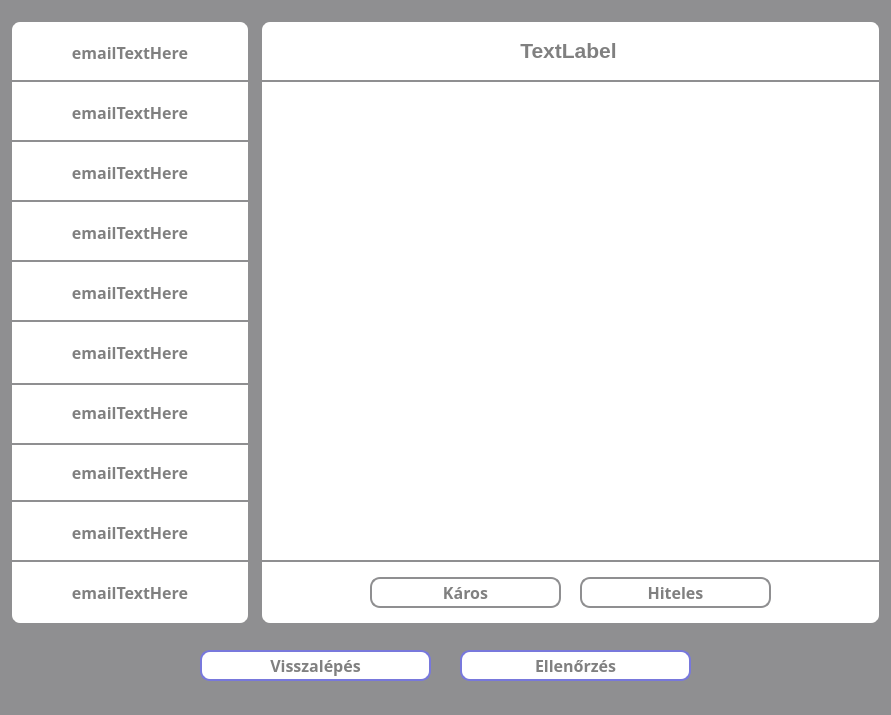
<?xml version="1.0" encoding="UTF-8"?>
<ui version="4.0">
 <class>MainWindow</class>
 <widget class="QMainWindow" name="MainWindow">
  <property name="geometry">
   <rect>
    <x>0</x>
    <y>0</y>
    <width>891</width>
    <height>715</height>
   </rect>
  </property>
  <property name="windowTitle">
   <string>Email Játékmód</string>
  </property>
  <property name="styleSheet">
   <string notr="true">* {
	background-color: #8f8f91;
}</string>
  </property>
  <widget class="QWidget" name="centralwidget">
   <widget class="QWidget" name="widget" native="true">
    <property name="geometry">
     <rect>
      <x>260</x>
      <y>20</y>
      <width>621</width>
      <height>605</height>
     </rect>
    </property>
    <property name="styleSheet">
     <string notr="true">* {
	background-color: white;
	border: 2px solid #8f8f91;
	border-radius: 10px;
	color: white;
	font-size: 16px;
	font-weight: bold;
}
</string>
    </property>
    <widget class="QFrame" name="emailFrame">
     <property name="geometry">
      <rect>
       <x>10</x>
       <y>60</y>
       <width>601</width>
       <height>481</height>
      </rect>
     </property>
     <property name="styleSheet">
      <string notr="true">* {
	border: none;
	border-radius: 0px;
}</string>
     </property>
     <property name="frameShape">
      <enum>QFrame::StyledPanel</enum>
     </property>
     <property name="frameShadow">
      <enum>QFrame::Raised</enum>
     </property>
    </widget>
    <widget class="QPushButton" name="maliciousButton">
     <property name="geometry">
      <rect>
       <x>110</x>
       <y>557</y>
       <width>191</width>
       <height>31</height>
      </rect>
     </property>
     <property name="font">
      <font>
       <family>Corbel</family>
       <pointsize>-1</pointsize>
       <bold>true</bold>
      </font>
     </property>
     <property name="styleSheet">
      <string notr="true">* {
	background-color: white;
	color: grey;
}

*:hover {
	background-color: rgb(120, 120, 220);
	color: white;
}</string>
     </property>
     <property name="text">
      <string>Káros</string>
     </property>
    </widget>
    <widget class="QPushButton" name="genuineButton">
     <property name="geometry">
      <rect>
       <x>320</x>
       <y>557</y>
       <width>191</width>
       <height>31</height>
      </rect>
     </property>
     <property name="font">
      <font>
       <family>Corbel</family>
       <pointsize>-1</pointsize>
       <bold>true</bold>
      </font>
     </property>
     <property name="styleSheet">
      <string notr="true">* {
	background-color: white;
	color: grey;
}

*:hover {
	background-color: rgb(120, 120, 220);
	color: white;
}</string>
     </property>
     <property name="text">
      <string>Hiteles</string>
     </property>
    </widget>
    <widget class="Line" name="horizontalLine1">
     <property name="geometry">
      <rect>
       <x>0</x>
       <y>540</y>
       <width>621</width>
       <height>2</height>
      </rect>
     </property>
     <property name="orientation">
      <enum>Qt::Horizontal</enum>
     </property>
    </widget>
    <widget class="Line" name="horizontalLine2">
     <property name="geometry">
      <rect>
       <x>0</x>
       <y>60</y>
       <width>621</width>
       <height>2</height>
      </rect>
     </property>
     <property name="orientation">
      <enum>Qt::Horizontal</enum>
     </property>
    </widget>
    <widget class="QLabel" name="subjectLabel">
     <property name="geometry">
      <rect>
       <x>8</x>
       <y>5</y>
       <width>601</width>
       <height>51</height>
      </rect>
     </property>
     <property name="styleSheet">
      <string notr="true">* {
	font-size: 16pt;
	color: grey;
	border: None;
}</string>
     </property>
     <property name="text">
      <string>TextLabel</string>
     </property>
     <property name="alignment">
      <set>Qt::AlignCenter</set>
     </property>
    </widget>
   </widget>
   <widget class="QWidget" name="widget_2" native="true">
    <property name="geometry">
     <rect>
      <x>10</x>
      <y>10</y>
      <width>251</width>
      <height>631</height>
     </rect>
    </property>
    <property name="styleSheet">
     <string notr="true">* {
	background-color:  #8f8f91;
	border: 2px solid #8f8f91;
	border-radius: 10px;
	color: white;
	font-size: 16px;
	font-weight: bold;
}</string>
    </property>
    <widget class="QPushButton" name="email1Button">
     <property name="geometry">
      <rect>
       <x>0</x>
       <y>10</y>
       <width>240</width>
       <height>65</height>
      </rect>
     </property>
     <property name="font">
      <font>
       <family>Corbel</family>
       <pointsize>-1</pointsize>
       <bold>true</bold>
      </font>
     </property>
     <property name="styleSheet">
      <string notr="true">* {
	background-color: white;
	border-radius: 0px;
	border-top-left-radius: 10px;
	border-top-right-radius: 10px;
	color: grey;
}

*:hover {
	background-color: rgb(120, 120, 220);
	color: white;
}</string>
     </property>
     <property name="text">
      <string>emailTextHere</string>
     </property>
    </widget>
    <widget class="QPushButton" name="email2Button">
     <property name="geometry">
      <rect>
       <x>0</x>
       <y>70</y>
       <width>240</width>
       <height>65</height>
      </rect>
     </property>
     <property name="font">
      <font>
       <family>Corbel</family>
       <pointsize>-1</pointsize>
       <bold>true</bold>
      </font>
     </property>
     <property name="styleSheet">
      <string notr="true">* {
	background-color: white;
	border-radius: 0px;
	color: grey;
}

*:hover {
	background-color: rgb(120, 120, 220);
	color: white;
}</string>
     </property>
     <property name="text">
      <string>emailTextHere</string>
     </property>
    </widget>
    <widget class="QPushButton" name="email3Button">
     <property name="geometry">
      <rect>
       <x>0</x>
       <y>130</y>
       <width>240</width>
       <height>65</height>
      </rect>
     </property>
     <property name="font">
      <font>
       <family>Corbel</family>
       <pointsize>-1</pointsize>
       <bold>true</bold>
      </font>
     </property>
     <property name="styleSheet">
      <string notr="true">* {
	background-color: white;
	border-radius: 0px;
	color: grey;
}

*:hover {
	background-color: rgb(120, 120, 220);
	color: white;
}</string>
     </property>
     <property name="text">
      <string>emailTextHere</string>
     </property>
    </widget>
    <widget class="QPushButton" name="email4Button">
     <property name="geometry">
      <rect>
       <x>0</x>
       <y>190</y>
       <width>240</width>
       <height>65</height>
      </rect>
     </property>
     <property name="font">
      <font>
       <family>Corbel</family>
       <pointsize>-1</pointsize>
       <bold>true</bold>
      </font>
     </property>
     <property name="styleSheet">
      <string notr="true">* {
	background-color: white;
	border-radius: 0px;
	color: grey;
}

*:hover {
	background-color: rgb(120, 120, 220);
	color: white;
}</string>
     </property>
     <property name="text">
      <string>emailTextHere</string>
     </property>
    </widget>
    <widget class="QPushButton" name="email5Button">
     <property name="geometry">
      <rect>
       <x>0</x>
       <y>250</y>
       <width>240</width>
       <height>65</height>
      </rect>
     </property>
     <property name="font">
      <font>
       <family>Corbel</family>
       <pointsize>-1</pointsize>
       <bold>true</bold>
      </font>
     </property>
     <property name="styleSheet">
      <string notr="true">* {
	background-color: white;
	border-radius: 0px;
	color: grey;
}

*:hover {
	background-color: rgb(120, 120, 220);
	color: white;
}</string>
     </property>
     <property name="text">
      <string>emailTextHere</string>
     </property>
    </widget>
    <widget class="QPushButton" name="email8Button">
     <property name="geometry">
      <rect>
       <x>0</x>
       <y>430</y>
       <width>240</width>
       <height>65</height>
      </rect>
     </property>
     <property name="font">
      <font>
       <family>Corbel</family>
       <pointsize>-1</pointsize>
       <bold>true</bold>
      </font>
     </property>
     <property name="styleSheet">
      <string notr="true">* {
	background-color: white;
	border-radius: 0px;
	color: grey;
}

*:hover {
	background-color: rgb(120, 120, 220);
	color: white;
}</string>
     </property>
     <property name="text">
      <string>emailTextHere</string>
     </property>
    </widget>
    <widget class="QPushButton" name="email7Button">
     <property name="geometry">
      <rect>
       <x>0</x>
       <y>370</y>
       <width>240</width>
       <height>65</height>
      </rect>
     </property>
     <property name="font">
      <font>
       <family>Corbel</family>
       <pointsize>-1</pointsize>
       <bold>true</bold>
      </font>
     </property>
     <property name="styleSheet">
      <string notr="true">* {
	background-color: white;
	border-radius: 0px;
	color: grey;
}

*:hover {
	background-color: rgb(120, 120, 220);
	color: white;
}</string>
     </property>
     <property name="text">
      <string>emailTextHere</string>
     </property>
    </widget>
    <widget class="QPushButton" name="email6Button">
     <property name="geometry">
      <rect>
       <x>0</x>
       <y>310</y>
       <width>240</width>
       <height>65</height>
      </rect>
     </property>
     <property name="font">
      <font>
       <family>Corbel</family>
       <pointsize>-1</pointsize>
       <bold>true</bold>
      </font>
     </property>
     <property name="styleSheet">
      <string notr="true">* {
	background-color: white;
	border-radius: 0px;
	color: grey;
}

*:hover {
	background-color: rgb(120, 120, 220);
	color: white;
}</string>
     </property>
     <property name="text">
      <string>emailTextHere</string>
     </property>
    </widget>
    <widget class="QPushButton" name="email9Button">
     <property name="geometry">
      <rect>
       <x>0</x>
       <y>490</y>
       <width>240</width>
       <height>65</height>
      </rect>
     </property>
     <property name="font">
      <font>
       <family>Corbel</family>
       <pointsize>-1</pointsize>
       <bold>true</bold>
      </font>
     </property>
     <property name="styleSheet">
      <string notr="true">* {
	background-color: white;
	border-radius: 0px;
	color: grey;
}

*:hover {
	background-color: rgb(120, 120, 220);
	color: white;
}</string>
     </property>
     <property name="text">
      <string>emailTextHere</string>
     </property>
    </widget>
    <widget class="QPushButton" name="email10Button">
     <property name="geometry">
      <rect>
       <x>0</x>
       <y>550</y>
       <width>240</width>
       <height>65</height>
      </rect>
     </property>
     <property name="font">
      <font>
       <family>Corbel</family>
       <pointsize>-1</pointsize>
       <bold>true</bold>
      </font>
     </property>
     <property name="styleSheet">
      <string notr="true">* {
	background-color: white;
	border-radius: 0px;
	border-bottom-left-radius: 10px;
	border-bottom-right-radius: 10px;
	color: grey;
}

*:hover {
	background-color: rgb(120, 120, 220);
	color: white;
}</string>
     </property>
     <property name="text">
      <string>emailTextHere</string>
     </property>
    </widget>
   </widget>
   <widget class="QPushButton" name="backButton">
    <property name="geometry">
     <rect>
      <x>200</x>
      <y>650</y>
      <width>231</width>
      <height>31</height>
     </rect>
    </property>
    <property name="font">
     <font>
      <family>Corbel</family>
      <pointsize>-1</pointsize>
      <bold>true</bold>
     </font>
    </property>
    <property name="styleSheet">
     <string notr="true">* {
	background-color: white;
	border: 2px solid rgb(120, 120, 220);
	border-radius: 10px;
	color: grey;
	font-size: 16px;
	font-weight: bold;
}

*:hover {
	background-color: rgb(120, 120, 220);
	color: white;
}</string>
    </property>
    <property name="text">
     <string>Visszalépés</string>
    </property>
   </widget>
   <widget class="QPushButton" name="checkButton">
    <property name="geometry">
     <rect>
      <x>460</x>
      <y>650</y>
      <width>231</width>
      <height>31</height>
     </rect>
    </property>
    <property name="font">
     <font>
      <family>Corbel</family>
      <pointsize>-1</pointsize>
      <bold>true</bold>
     </font>
    </property>
    <property name="styleSheet">
     <string notr="true">* {
	background-color: white;
	border: 2px solid rgb(120, 120, 220);
	border-radius: 10px;
	color: grey;
	font-size: 16px;
	font-weight: bold;
}

*:hover {
	background-color: rgb(120, 120, 220);
	color: white;
}</string>
    </property>
    <property name="text">
     <string>Ellenőrzés</string>
    </property>
   </widget>
  </widget>
  <widget class="QStatusBar" name="statusbar"/>
 </widget>
 <resources/>
 <connections/>
</ui>
